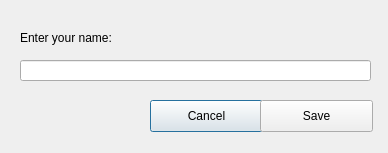
<?xml version="1.0" encoding="UTF-8"?>
<ui version="4.0">
 <class>Dialog</class>
 <widget class="QDialog" name="Dialog">
  <property name="geometry">
   <rect>
    <x>0</x>
    <y>0</y>
    <width>388</width>
    <height>153</height>
   </rect>
  </property>
  <property name="windowTitle">
   <string>Dialog</string>
  </property>
  <widget class="QLineEdit" name="lineEdit">
   <property name="geometry">
    <rect>
     <x>20</x>
     <y>60</y>
     <width>351</width>
     <height>21</height>
    </rect>
   </property>
  </widget>
  <widget class="QLabel" name="label">
   <property name="geometry">
    <rect>
     <x>20</x>
     <y>30</y>
     <width>111</width>
     <height>16</height>
    </rect>
   </property>
   <property name="text">
    <string>Enter your name:</string>
   </property>
  </widget>
  <widget class="QPushButton" name="push_cancel">
   <property name="geometry">
    <rect>
     <x>150</x>
     <y>100</y>
     <width>113</width>
     <height>32</height>
    </rect>
   </property>
   <property name="text">
    <string>Cancel</string>
   </property>
  </widget>
  <widget class="QPushButton" name="push_save">
   <property name="geometry">
    <rect>
     <x>260</x>
     <y>100</y>
     <width>113</width>
     <height>32</height>
    </rect>
   </property>
   <property name="text">
    <string>Save</string>
   </property>
  </widget>
 </widget>
 <resources/>
 <connections/>
</ui>
